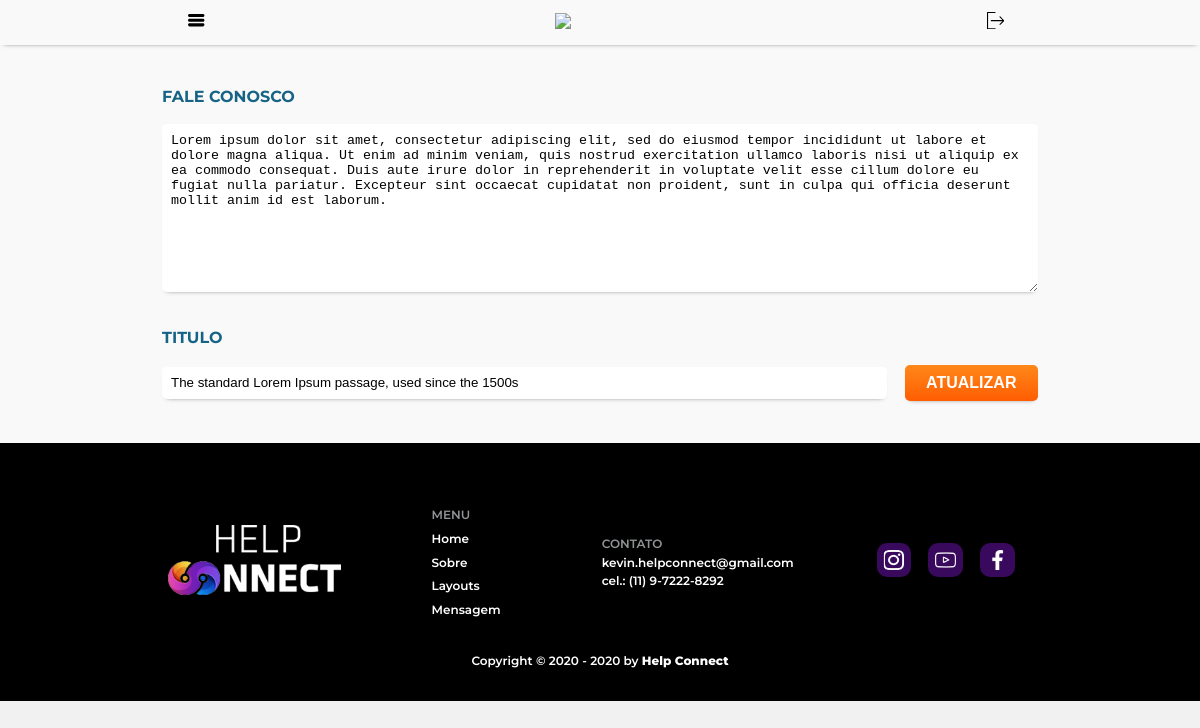
Screenshot of /posts/editar/49 (signed in) with the database file from the repository.
### tables this page shows
CREATE TABLE `tb_mensagem` (
  `id` int(11) NOT NULL,
  `usuario_id` int(11) NOT NULL,
  `titulo` varchar(255) NOT NULL,
  `texto` text NOT NULL,
  `email` varchar(255) NOT NULL,
  `criado_em` timestamp NOT NULL DEFAULT current_timestamp()
);

### app/Controllers/Posts.php (called while the page is built, shortened)
<?php
class Posts extends Controller {
    public function __construct() {
        $this->postModel = $this->model('Post');
    }
    public function editar($id) {
        $formulario = filter_input_array(INPUT_POST, FILTER_SANITIZE_STRING);
        if(isset($formulario)):
            $dados = [
                'id' => $id,
                'titulo' => trim($formulario['titulo']),
                'texto' => trim($formulario['texto'])
            ];
            if(in_array('', $formulario)):
                if(empty($formulario['titulo'])):
                    $dados['preencha_titulo'] = 'Preencha o campo <b>Titulo</b>';
                else:
                    $dados['preencha_titulo'] = '';
                endif;
                if(empty($formulario['texto'])):
                    $dados['preencha_texto'] = 'Preencha o campo <b>Texto</b>';
                else:
                    $dados['preencha_texto'] = '';
                endif;
            else:
                if($this->postModel->atualizar($dados)):
                    Sessao::mensagem('post', 'Mensagem editada com sucesso');
                    Url::redirecionar('posts/listar');
                else:
                    die("Erro ao editar a mensagem");
                endif;
            endif;
        else:
            $post = $this->postModel->lerPostPorId($id);
            $dados = [
                'id' => $post->id,
                'titulo' => $post->titulo,
                'texto' => $post->texto,
                'preencha_titulo' => '',
                'preencha_texto' => ''
            ];
        endif;
        $this->view('posts/editar', $dados);
    }
}

### app/Libraries/Rota.php (called while the page is built, shortened)
<?php
class Rota {
    private $metodo = 'index';
    public function __construct() {
        $url = $this->url() ? $this->url() : [0];
        if(file_exists('../app/Controllers/'.ucwords($url[0]).'.php')):
            unset($url[0]);
        endif;
        $this->controlador = new $this->controlador;
        if(isset($url[1])):
            if(method_exists($this->controlador, $url[1])):
                $this->metodo = $url[1];
                unset($url[1]);
            endif;
        endif;
        $this->parametros = $url ? array_values($url) : [];
        call_user_func_array([$this->controlador, $this->metodo], $this->parametros);
    }
    private function url() {
        $url = filter_input(INPUT_GET, 'url', FILTER_SANITIZE_URL);
        if(isset($url)):
            $url = trim(rtrim($url, '/'));
            $url = explode('/', $url);
            return $url;
        endif;
    }
}

### app/Libraries/Database.php (called while the page is built, shortened)
<?php
class Database {
    private $host = 'localhost';
    private $usuario = 'root';
    private $senha = '';
    private $banco = 'mvc';
    private $porta = '3306';
    private $dbh;
    private $stmt;
    public function __construct() {
        $dsn = 'mysql:host='.$this->host.';port='.$this->porta.';dbname='.$this->banco;
        $opcoes = [
            PDO::ATTR_PERSISTENT => true,
            PDO::ATTR_ERRMODE => PDO::ERRMODE_EXCEPTION
        ];
        try {
            $this->dbh = new PDO($dsn, $this->usuario, $this->senha, $opcoes);
        } catch (PDOException $e) {
            print "Error!: " . $e->getMessage() . "<br/>";
            die();
        }
    }
    public function query($sql) {
        $this->stmt = $this->dbh->prepare($sql);
    }
    public function bind($parametro, $valor, $tipo = null) {
        if(is_null($tipo)):
            switch(true):
                default:
                    $tipo = PDO::PARAM_STR;
                break;
            endswitch;
        endif;
        $this->stmt->bindValue($parametro, $valor, $tipo);
    }
    public function executa() {
        return $this->stmt->execute();
    }
    public function resultado() {
        $this->executa();
        return $this->stmt->fetch(PDO::FETCH_OBJ);
    }
}

### app/Models/Post.php (called while the page is built, shortened)
<?php
class Post {
    private $db;
    public function __construct() {
        $this->db = new Database();
    }
    public function lerPostPorId($id) {
        $this->db->query("SELECT * FROM tb_mensagem WHERE id = :id");
        $this->db->bind('id', $id);
        return $this->db->resultado();
    }
}

### app/autoload.php (called while the page is built, shortened)
<?php
spl_autoload_register(function ($classe) {
    $diretorio = [
        'Libraries',
        'Helpers'
    ];
    foreach($diretorio as $diretorio):
        $arquivo = (__DIR__.DIRECTORY_SEPARATOR.$diretorio.DIRECTORY_SEPARATOR.$classe.'.php');
    endforeach;
});

### app/Views/posts/editar.php (the view, shortened to what this page needs)
<section>
    <div id="pergunta">
        <form action="<?=URL?>/posts/editar/<?= $dados['id'] ?>" method="POST">
            <div id="texto">
                <p>Fale conosco</p>
                <textarea type="text" name="texto" cols="30" rows="10" placeholder="Digite aqui..." value="<?=$dados['texto']?>" id="<?= $dados['preencha_texto'] ? 'invalido' : '' ?>" ><?=$dados['texto']?></textarea>
            </div>
            <div id="titulo">
                <p>Titulo</p>
                <div id="enviar">
                    <input type="text" name="titulo" placeholder="Titulo" value="<?=$dados['titulo']?>" id="<?= $dados['preencha_titulo'] ? 'invalido' : '' ?>" />
                    <button type="submit">Atualizar</button>
                </div>
            </div>
        </form>
    </div>
</section>

### rows the page displays
tb_mensagem: texto "Lorem ipsum dolor sit amet, consectetur adipiscing elit, sed do eiusmod tempor incididunt ut labore et dolore magna aliqua. Ut enim ad minim veniam, quis nostrud exercitation ullamco laboris nisi ut aliquip ex ea commodo consequat. Duis aute irure dolor in reprehenderit in voluptate velit esse cillum dolore eu fugiat nulla pariatur. Excepteur sint occaecat cupidatat non proident, sunt in culpa qui officia deserunt mollit anim id est laborum.", titulo "The standard Lorem Ipsum passage, used since the 1500s"

### other values shown
APP_NOME "Help Connect"
